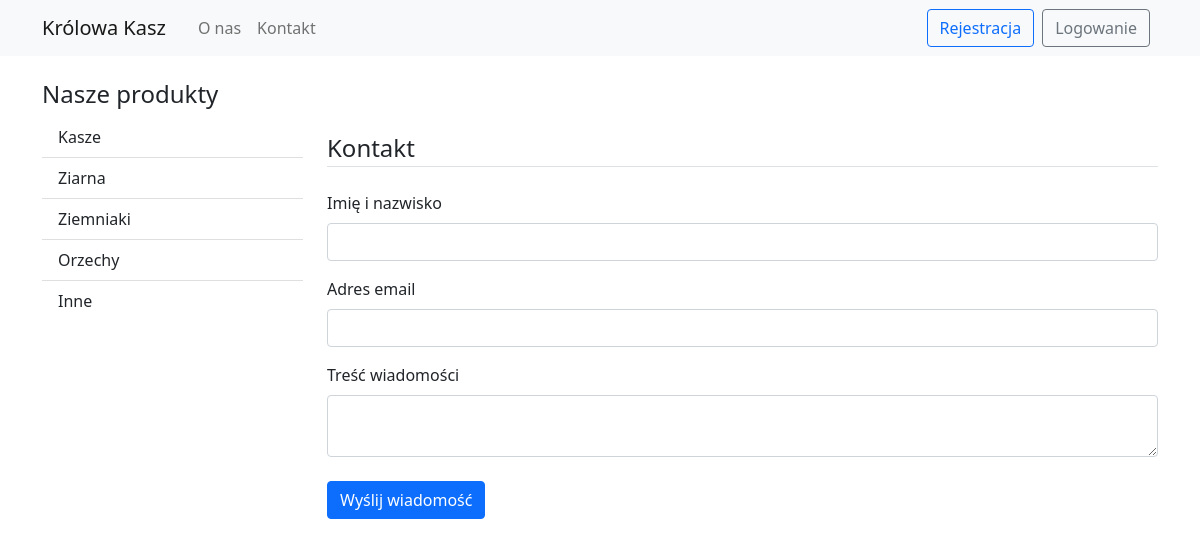
The app's page /contact with its own data.
### kasza/models.py (models this page shows)
class Category(db.Model):
    __tablename__ = 'categories'
    id = db.Column(db.Integer, primary_key=True)
    name = db.Column(db.String(20), unique=True, nullable=False)
    products = db.relationship('Product', back_populates='category')

### kasza/routes.py (the view)
@app.route("/contact", methods=['GET', 'POST'])
def contact():
    form = ContactForm()
    if request.method == 'POST':
        if form.validate():
            return make_response(jsonify({'message': 'validated'}), 200)
        return make_response(jsonify(form.errors))
    elif request.method == 'GET' and current_user.is_authenticated:
        form.name.data = current_user.username
        form.email.data = current_user.email
    return render_template('contact.html', title='Kontakt', form=form, categories = Category.query.all())

### kasza/forms.py
class ContactForm(FlaskForm):
    name = StringField('Imię i nazwisko',
                                validators=[
                                    DataRequired(message='To pole jest wymagane.'),
                                    Length(min=3, max=20, message='To pole musi mieć między 3 a 20 znaków.')])
    email = StringField('Adres email',
                                validators=[
                                    DataRequired(message='To pole jest wymagane.'),
                                    Email(message='Podaj poprawny adres email.')])
    msg = TextAreaField('Treść wiadomości', validators=[DataRequired(message='To pole jest wymagane.')])
    submit = SubmitField('Wyślij wiadomość')

### kasza/templates/contact.html (shortened to what this page needs)
{% extends "layout.html" %}
{% block content %}
<div class="alert", id="form-message">
</div>
<form action="" method="POST" id="form">
    <legend class="border-bottom mb-4">Kontakt</legend>
    <div class="mb-3">
        {{ form.name.label(class="form-label") }}
        {{ form.name(class="form-control") }}
    </div>
    <div class="mb-3" >
        {{ form.email.label(class="form-label") }}
        {{ form.email(class="form-control") }}
    </div>
    <div class="mb-3">
        {{ form.msg.label(class="form-label") }}
        {{ form.msg(class="form-control") }}
    </div>
    <div class="pt-2 mb-3">
        {{ form.submit(class="btn btn-primary") }}
    </div>
</form>
{% endblock content %}

### kasza/templates/layout.html (shortened to what this page needs)
<!DOCTYPE html>
<html lang="pl">
<head>
    <link href="https://cdn.jsdelivr.net/npm/bootstrap@5.0.2/dist/css/bootstrap.min.css" rel="stylesheet">
    <link rel="stylesheet" type="text/css" href="{{ url_for('static', filename='main.css') }}">
</head>
<body>
    <nav class="navbar navbar-expand-sm navbar-light bg-light navbar-fixed-top  ">
        <div class="container">
            <a class="navbar-brand" href="{{url_for('index')}}">Królowa Kasz</a>
            <div class="collapse navbar-collapse" id="navbarNavAltMarkup">
            <div class="navbar-nav me-auto ms-2">
                <a class="nav-link" href="{{url_for('about')}}">O&nbspnas</a>
                <a class="nav-link" href="{{url_for('contact')}}">Kontakt</a>
            </div>
            <div class="navbar-nav">
                {% if current_user.is_authenticated %}
                <li class="nav-item dropdown">
                    <a class="nav-link dropdown-toggle me-2" href="#" id="navbarDropdownMenuLink" role="button" data-bs-toggle="dropdown" aria-expanded="false">
                        Moje konto
                    </a>
                    <ul class="dropdown-menu" aria-labelledby="navbarDropdownMenuLink">
                      <li><a class="dropdown-item" href="{{url_for('cart')}}">Koszyk</a></li>
                      <li><a class="dropdown-item" href="{{url_for('orders')}}">Zamówienia</a></li>
                      <li><a class="dropdown-item" href="{{url_for('account')}}">Edytuj dane</a></li>
                    </ul>
                  </li>
                  <a class="btn btn-outline-secondary me-2" type="button" href="{{url_for('logout')}}">Wyloguj</a>
                {% else %}
                <a class="btn btn-outline-primary me-2" type="button" href="{{url_for('register')}}">Rejestracja</a>
                <a class="btn btn-outline-secondary me-2" type="button" href="{{url_for('login')}}">Logowanie</a>
                {% endif %}
            </div>
            </div>
        </div>
    </nav>
    <div class="container">
        <div class="row pt-4">
            <div class="col-md-3">
                <nav class="nav flex-column list-group list-group-flush">
                    <h4> <a class="text-decoration-none text-dark" href="{{url_for('index')}}">Nasze produkty</a> </h4>
                    {% for category in categories %}
                    <a class="nav-link list-group-item" href="{{url_for('index', category_id=category.id)}}">{{ category.name }}</a>
                    {% endfor %}
                </nav>
            </div>
            <div class="col-md-9">
                {% block content %} {% endblock content %}
            </div>
        </div>
    </div>
</body>
</html>

### records on screen
Category: name "Kasze"
Category: name "Ziarna"
Category: name "Ziemniaki"
Category: name "Orzechy"
Category: name "Inne"
